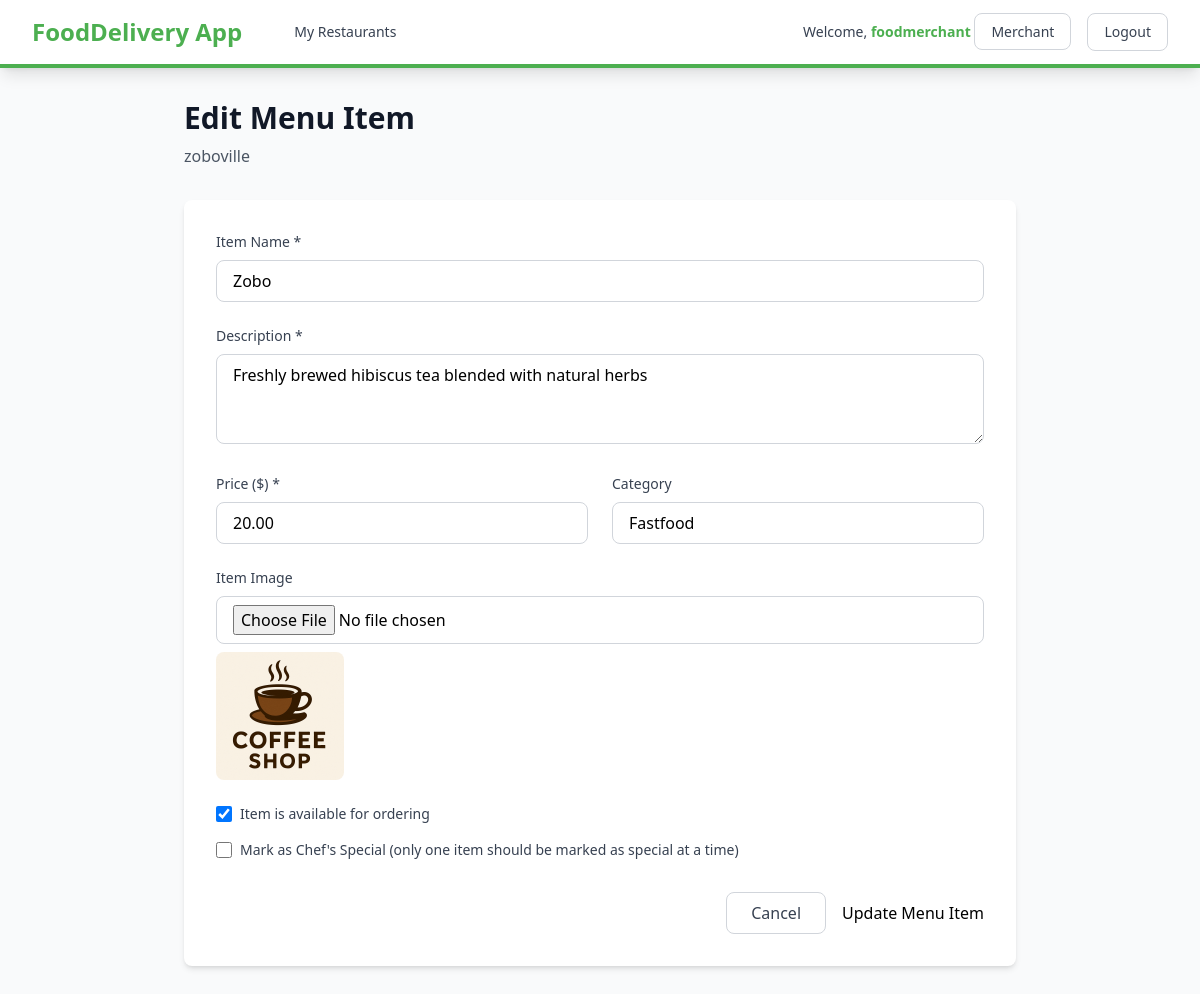
The app's page /dashboard/menu-item/21/edit/ (signed in) with its own data.
### users/models.py (models this page shows, shortened)
class User(AbstractUser):
    ROLE_CHOICES = [
        ('customer', 'Customer'),
        ('driver', 'Driver'),
        ('merchant', 'Merchant'),
        ('admin', 'Admin'),
    ]
    role = models.CharField(max_length=20, choices=ROLE_CHOICES, default='customer')
    phone_number = models.CharField(max_length=15, blank=True, null=True)
    address = models.TextField(blank=True, null=True)
    is_verified = models.BooleanField(default=False)
    created_at = models.DateTimeField(auto_now_add=True)
    updated_at = models.DateTimeField(auto_now=True)
    class Meta:
        db_table = 'users'
        verbose_name = 'User'
        verbose_name_plural = 'Users'

### restaurants/models.py (models this page shows, shortened)
class Restaurant(models.Model):
    merchant = models.ForeignKey(
        settings.AUTH_USER_MODEL,
        on_delete=models.CASCADE,
        limit_choices_to={'role': 'merchant'},
        related_name='restaurants'
    )
    name = models.CharField(max_length=200)
    description = models.TextField()
    address = models.TextField()
    phone_number = models.CharField(max_length=15)
    image = models.ImageField(upload_to='restaurants/', blank=True, null=True)
    is_active = models.BooleanField(default=True)
    rating = models.DecimalField(max_digits=3, decimal_places=2, default=0.00)
    created_at = models.DateTimeField(auto_now_add=True)
    updated_at = models.DateTimeField(auto_now=True)
    class Meta:
        db_table = 'restaurants'
        ordering = ['-created_at']

class MenuItem(models.Model):
    restaurant = models.ForeignKey(
        Restaurant,
        on_delete=models.CASCADE,
        related_name='menu_items'
    )
    name = models.CharField(max_length=200)
    description = models.TextField()
    price = models.DecimalField(max_digits=10, decimal_places=2)
    image = models.ImageField(upload_to='menu_items/', blank=True, null=True)
    is_available = models.BooleanField(default=True)
    is_chefs_special = models.BooleanField(default=False)
    category = models.CharField(max_length=100, blank=True)
    created_at = models.DateTimeField(auto_now_add=True)
    updated_at = models.DateTimeField(auto_now=True)
    class Meta:
        db_table = 'menu_items'
        ordering = ['category', 'name']

### dashboard/views.py (the view)
# urls.py: path('menu-item/<int:pk>/edit/', views.edit_menu_item, name='edit_menu_item'),
@login_required
def edit_menu_item(request, pk):
    menu_item = get_object_or_404(MenuItem, pk=pk, restaurant__merchant=request.user)
    restaurant = menu_item.restaurant
    if request.method == 'POST':
        form = MenuItemForm(request.POST, request.FILES, instance=menu_item)
        if form.is_valid():
            form.save()
            messages.success(request, f'Menu item "{menu_item.name}" updated successfully!')
            return redirect('manage_menu', restaurant_id=restaurant.id)
    else:
        form = MenuItemForm(instance=menu_item)
    context = {
        'form': form,
        'menu_item': menu_item,
        'restaurant': restaurant,
    }
    return render(request, 'dashboard/menu_item_form.html', context)

### templates/dashboard/menu_item_form.html (shortened to what this page needs)
{% extends 'base.html' %}
{% block content %}
<div class="max-w-4xl mx-auto px-4 sm:px-6 lg:px-8 py-8">
    <div class="mb-8">
        <h1 class="text-3xl font-bold text-gray-900">{% if menu_item %}Edit{% else %}Add{% endif %} Menu Item</h1>
        <p class="mt-2 text-gray-600">{{ restaurant.name }}</p>
    </div>
    <div class="bg-white rounded-lg shadow-md p-8">
        <form method="post" enctype="multipart/form-data">
            <div class="space-y-6">
                <div>
                    <label for="{{ form.name.id_for_label }}" class="block text-sm font-medium text-gray-700 mb-2">
                        Item Name *
                    </label>
                    {{ form.name }}
                </div>
                <div>
                    <label for="{{ form.description.id_for_label }}" class="block text-sm font-medium text-gray-700 mb-2">
                        Description *
                    </label>
                    {{ form.description }}
                </div>
                <div class="grid grid-cols-1 md:grid-cols-2 gap-6">
                    <div>
                        <label for="{{ form.price.id_for_label }}" class="block text-sm font-medium text-gray-700 mb-2">
                            Price ($) *
                        </label>
                        {{ form.price }}
                    </div>
                    <div>
                        <label for="{{ form.category.id_for_label }}" class="block text-sm font-medium text-gray-700 mb-2">
                            Category
                        </label>
                        {{ form.category }}
                    </div>
                </div>
                <div>
                    <label for="{{ form.image.id_for_label }}" class="block text-sm font-medium text-gray-700 mb-2">
                        Item Image
                    </label>
                    {{ form.image }}
                    {% if menu_item and menu_item.image %}
                        <div class="mt-2">
                            <img src="{{ menu_item.image.url }}" alt="{{ menu_item.name }}" class="h-32 w-32 object-cover rounded-lg">
                        </div>
                    {% endif %}
                </div>
                <div class="space-y-4">
                    <div class="flex items-center">
                        {{ form.is_available }}
                        <label for="{{ form.is_available.id_for_label }}" class="ml-2 block text-sm text-gray-700">
                            Item is available for ordering
                        </label>
                    </div>
                    <div class="flex items-center">
                        {{ form.is_chefs_special }}
                        <label for="{{ form.is_chefs_special.id_for_label }}" class="ml-2 block text-sm text-gray-700">
                            Mark as Chef's Special (only one item should be marked as special at a time)
                        </label>
                    </div>
                </div>
            </div>
            <div class="mt-8 flex justify-end space-x-4">
                <a href="{% url 'manage_menu' restaurant.id %}" class="px-6 py-2 border border-gray-300 rounded-lg text-gray-700 hover:bg-gray-50 transition duration-200">
                    Cancel
                </a>
                <button type="submit" class="btn-primary">
                    {% if menu_item %}Update{% else %}Add{% endif %} Menu Item
                </button>
            </div>
        </form>
    </div>
</div>
{% endblock %}

### templates/base.html (shortened to what this page needs)
<!DOCTYPE html>
<html lang="en">
<head>
    <script src="https://cdn.tailwindcss.com"></script>
</head>
<body class="bg-gray-50">
    {% if user.is_authenticated %}
    <nav class="bg-white shadow-lg border-b-4 border-leafy-green">
        <div class="max-w-7xl mx-auto px-4 sm:px-6 lg:px-8">
            <div class="flex justify-between h-16">
                <div class="flex items-center">
                    <a href="{% url 'dashboard' %}" class="text-2xl font-bold text-leafy-green">
                        FoodDelivery App
                    </a>
                    <div class="ml-10 flex items-baseline space-x-4">
                        {% if user.role == 'customer' %}
                        <a href="{% url 'customer_dashboard' %}" class="text-gray-700 hover:text-leafy-green px-3 py-2 rounded-md text-sm font-medium">
                            Browse Restaurants
                        </a>
                        {% elif user.role == 'merchant' %}
                        <a href="{% url 'merchant_dashboard' %}" class="text-gray-700 hover:text-leafy-green px-3 py-2 rounded-md text-sm font-medium">
                            My Restaurants
                        </a>
                        {% elif user.role == 'driver' %}
                        <a href="{% url 'driver_dashboard' %}" class="text-gray-700 hover:text-leafy-green px-3 py-2 rounded-md text-sm font-medium">
                            My Deliveries
                        </a>
                        {% endif %}
                    </div>
                </div>
                <div class="flex items-center space-x-4">
                    <span class="text-sm text-gray-700">
                        Welcome, <span class="font-semibold text-leafy-green">{{ user.username }}</span>
                        <span class="border border-gray-300 rounded-lg text-gray-700 hover:bg-gray-50 text-black hover:border-leafy-green px-4 py-2 rounded text-sm font-medium transition duration-200">{{ user.role|capfirst }}</span>
                    </span>
                    <a href="{% url 'logout' %}" class="border border-gray-300 rounded-lg text-gray-700 hover:bg-gray-50 text-black hover:border-leafy-green px-4 py-2 rounded text-sm font-medium transition duration-200">
                        Logout
                    </a>
                </div>
            </div>
        </div>
    </nav>
    {% endif %}
    <main class="min-h-screen">
        {% block content %}{% endblock %}
    </main>
</body>
</html>

### templates/base.html (style rules this page uses)
.btn-primary { @apply bg-leafy-green hover:bg-leafy-green-dark text-white font-semibold py-2 px-4 rounded transition duration-200; }

### records on screen
User: username "foodmerchant", role "Merchant"
Restaurant: name "zoboville"
MenuItem: name "Zobo", description "Freshly brewed hibiscus tea blended with natural herbs", price "20.00", category "Fastfood", image (picture), is_available "☑"
